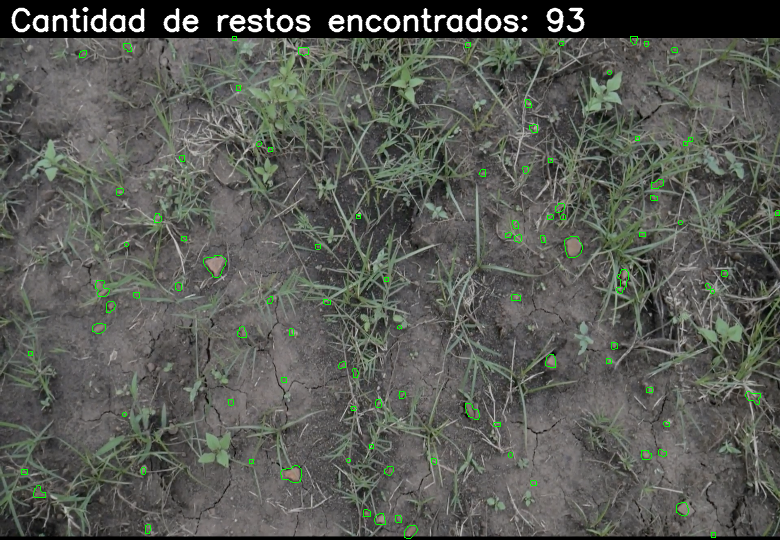
#> input picture assets/results/vasijas/1.png, 780 x 540 px
$ python -i vasijas.py   (imports and definitions only)
#> lines starting #> are read from the running program, lines starting #| are printed output that depends on the picture; after the words box and inside, x2 and y2 are one past the last pixel; in counts of white or black regions, pixels touching at a corner belong together
### utils/utils.py
import cv2
import numpy as np

def resize_image(image, width, height):
    return cv2.resize(image, (width, height), interpolation=cv2.INTER_LINEAR)

# Función para convertir HEX a BGR
def hex_to_bgr(hex_color):
    hex_color = hex_color.lstrip('#')
    rgb = tuple(int(hex_color[i:i+2], 16) for i in (0, 2, 4))
    return (rgb[2], rgb[1], rgb[0])  # Cambiar el orden a BGR

# Función para convertir BGR a HSV
def bgr_to_hsv(bgr_color):
    bgr_array = np.uint8([[bgr_color]])  # Crear un arreglo 2D
    hsv_color = cv2.cvtColor(bgr_array, cv2.COLOR_BGR2HSV)[0][0]  # Convertir a HSV
    return hsv_color

# Función para convertir HEX a HSV
def hex_to_hsv(hex_color):
    bgr_color = hex_to_bgr(hex_color)  # Convertir HEX a BGR
    hsv_color = bgr_to_hsv(bgr_color)  # Convertir BGR a HSV
    return hsv_color

# Función para generar un rango de colores
def generate_color_range(hex_color, hue_offset=10, saturation_offset=50, value_offset=50):
    base_hsv = hex_to_hsv(hex_color)  # Obtener el color base en HSV
    lower_bound = np.array([
        max(0, base_hsv[0] - hue_offset),   # Limite inferior para el matiz (H)
        max(0, base_hsv[1] - saturation_offset),  # Limite inferior para la saturación (S)
        max(0, base_hsv[2] - value_offset)  # Limite inferior para el valor (V)
    ])
    upper_bound = np.array([
        min(179, base_hsv[0] + hue_offset),  # Limite superior para el matiz (H)
        min(255, base_hsv[1] + saturation_offset),  # Limite superior para la saturación (S)
        min(255, base_hsv[2] + value_offset)  # Limite superior para el valor (V)
    ])
    return lower_bound, upper_bound

### vasijas/vasijas.py
"""
Module for vessel recognition and analysis in archaeological images.
This module provides functionality to detect and analyze vessel fragments
in images using color-based segmentation and contour analysis.
"""

import os
import cv2
import numpy as np
from utils import utils
from pathlib import Path


class VesselAnalyzer:
    """
    Class for analyzing and detecting vessel fragments in archaeological images.
    """
    def __init__(self, target_color=None):
        """
        Initialize the VesselAnalyzer.

        Args:
            target_color (str, optional): Target color in hex format (e.g., '#A98876').
                                         Defaults to None.
        """
        self.target_color = target_color or '#A98876'  # Default terracotta color
        self.image = None
        self.hsv_image = None
        self.mask = None
        self.contours = []
        self.filtered_contours = []

    def load_image(self, image_path):
        """
        Load an image for analysis.

        Args:
            image_path (str): Path to the image file.

        Returns:
            bool: True if image was loaded successfully, False otherwise.
        """
#> called with image_path = '../assets/results/vasijas/1.png'
        try:
            # Read image
            self.image = cv2.imread(image_path)
#> self.image is the input picture: shape (540, 780, 3); mean B, G, R 85, 91.1, 88.7

            # Verify that the image was loaded correctly
            if self.image is None:
                print(f"Error: Could not load image: {image_path}")
                return False

            # Convert to HSV
            self.hsv_image = cv2.cvtColor(self.image, cv2.COLOR_BGR2HSV)
#> self.hsv_image: shape (540, 780, 3); mean H, S, V 42.9, 19.3, 92.7

            return True
        except Exception as e:
            print(f"Error loading image: {str(e)}")
            return False

    # [8 lines left out: function set_target_color, not called in this run]

    def create_color_mask(self, hue_offset=10, saturation_offset=50, value_offset=50):
        """
        Create a mask for the specified target color.

        Args:
            hue_offset (int, optional): Hue range offset. Defaults to 10.
            saturation_offset (int, optional): Saturation range offset. Defaults to 50.
            value_offset (int, optional): Value range offset. Defaults to 50.

        Returns:
            numpy.ndarray: Binary mask highlighting areas matching the target color.
        """
#> called with hue_offset = 10, saturation_offset = 50, value_offset = 50
        if self.hsv_image is None:
            print("Error: No image loaded")
            return None

        try:
            # Get color range
            lower_bound, upper_bound = utils.generate_color_range(
                self.target_color, hue_offset, saturation_offset, value_offset
            )

            # Create mask
            self.mask = cv2.inRange(self.hsv_image, lower_bound, upper_bound)
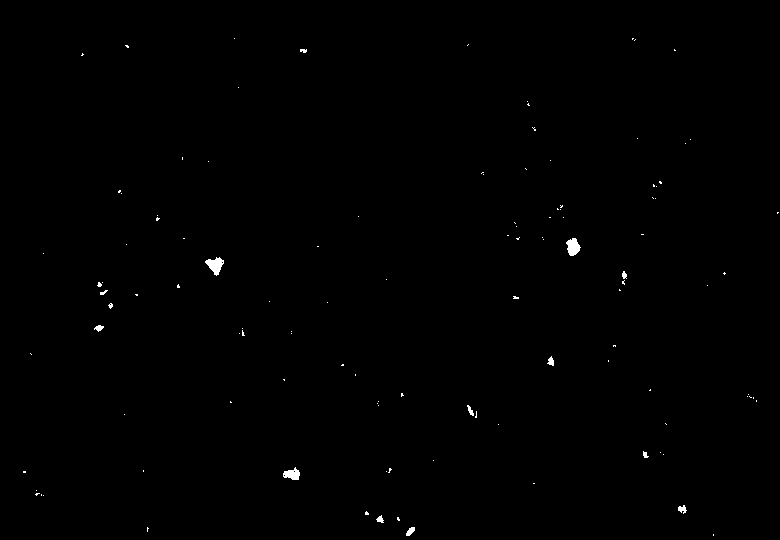
#> self.mask: shape (540, 780); 0.29% white; 115 white regions (102 under 20 px), largest, box (x1, y1, x2, y2) and area: (205, 257, 224, 276) 197, (566, 238, 581, 256) 180, (283, 467, 300, 480) 142

            return self.mask
        except Exception as e:
            print(f"Error creating color mask: {str(e)}")
            return None

    def process_mask(self, dilate_iterations=1, erode_iterations=1, blur_size=5):
        """
        Process the mask with morphological operations to improve detection.

        Args:
            dilate_iterations (int, optional): Number of dilation iterations. Defaults to 1.
            erode_iterations (int, optional): Number of erosion iterations. Defaults to 1.
            blur_size (int, optional): Size of Gaussian blur kernel. Defaults to 5.

        Returns:
            numpy.ndarray: Processed mask.
        """
#> called with dilate_iterations = 1, erode_iterations = 1, blur_size = 5
        if self.mask is None:
            print("Error: No mask available. Create a color mask first.")
            return None

        try:
            # Create kernel for morphological operations
            kernel = np.ones((5, 5), np.uint8)

            # Apply dilation
            dilated = cv2.dilate(self.mask, kernel, iterations=dilate_iterations)
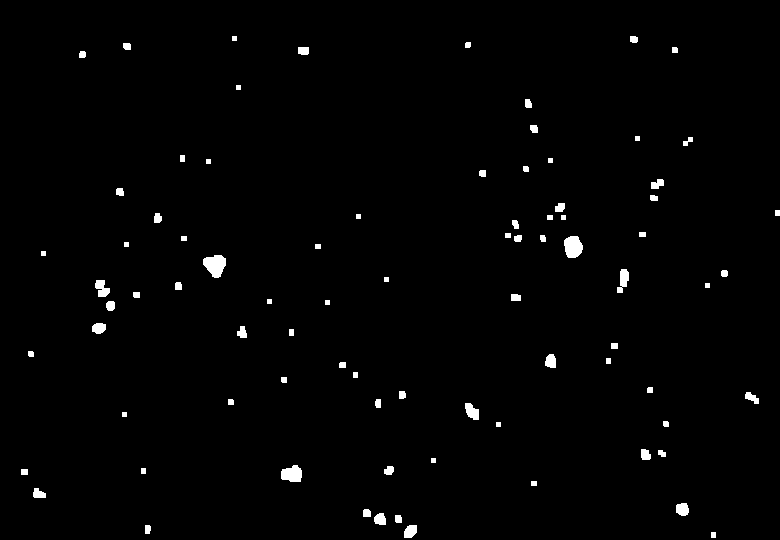
#> dilated: shape (540, 780); 1.3% white; 83 white regions, largest, box (x1, y1, x2, y2) and area: (203, 255, 226, 278) 372, (564, 236, 583, 258) 332, (281, 465, 302, 482) 281

            # Apply erosion
            eroded = cv2.erode(dilated, kernel, iterations=erode_iterations)
#> eroded: shape (540, 780); 0.31% white; 91 white regions (76 under 20 px)

            # Apply Gaussian blur
            smoothed = cv2.GaussianBlur(eroded, (blur_size, blur_size), 0)

            # Update the mask
            self.mask = smoothed

            return self.mask
        except Exception as e:
            print(f"Error processing mask: {str(e)}")
            return None

    def find_contours(self):
        """
        Find contours in the processed mask.

        Returns:
            list: List of contours found in the mask.
        """
        if self.mask is None:
            print("Error: No mask available. Create and process a color mask first.")
            return []

        try:
            # Find contours
            contours, _ = cv2.findContours(self.mask, cv2.RETR_EXTERNAL, cv2.CHAIN_APPROX_SIMPLE)
#> contours = 83 contours, 16 with area under 20; largest, box (x1, y1, x2, y2) and area: (203, 255, 226, 278) 338, (564, 236, 583, 258) 302, (281, 465, 302, 482) 250, (617, 269, 629, 293) 142, (465, 403, 479, 420) 140
            self.contours = contours
#> self.contours has the same summary as contours

            return contours
        except Exception as e:
            print(f"Error finding contours: {str(e)}")
            return []

    def filter_contours(self, min_ratio=0.2, max_ratio=4.0, min_area=10, max_area=1000):
        """
        Filter contours by aspect ratio and area.

        Args:
            min_ratio (float, optional): Minimum aspect ratio. Defaults to 0.2.
            max_ratio (float, optional): Maximum aspect ratio. Defaults to 4.0.
            min_area (int, optional): Minimum contour area. Defaults to 10.
            max_area (int, optional): Maximum contour area. Defaults to 1000.

        Returns:
            list: Filtered contours.
        """
#> called with min_ratio = 0.2, max_ratio = 4, min_area = 10, max_area = 1000
        if not self.contours:
            print("Error: No contours available. Find contours first.")
            return []

        try:
            filtered = []

            for contour in self.contours:
                # Get bounding rectangle
                x, y, w, h = cv2.boundingRect(contour)

                # Calculate aspect ratio
                aspect_ratio = float(w) / h if h != 0 else 0

                # Calculate area
                area = cv2.contourArea(contour)

                # Filter by aspect ratio and area
                if min_ratio <= aspect_ratio <= max_ratio and min_area <= area <= max_area:
                    filtered.append(contour)
#> this loop made 83 passes
#> (x, y, w, h, aspect_ratio, area) on passes 2, 3, 4, 5, 6, 7, 8, 12: (404, 525, 13, 13, 1, 118.5), (145, 525, 6, 9, 0.667, 37), (395, 515, 7, 8, 0.875, 40), (374, 513, 12, 12, 1, 99), (363, 509, 8, 8, 1, 46.5), (676, 503, 13, 13, 1, 120.5), (33, 488, 13, 10, 1.3, 78.5), (384, 466, 10, 9, 1.11, 57.5)
#> after the loop, filtered has the same summary as contours in find_contours

            self.filtered_contours = filtered
#> self.filtered_contours has the same summary as contours in find_contours
            return filtered
        except Exception as e:
            print(f"Error filtering contours: {str(e)}")
            return []

    def draw_contours(self, image=None, color=(0, 255, 0), thickness=1, label=True):
        """
        Draw contours on an image.

        Args:
            image (numpy.ndarray, optional): Image to draw on. If None, uses the original image.
            color (tuple, optional): Color for contours (BGR). Defaults to (0, 255, 0) (green).
            thickness (int, optional): Line thickness. Defaults to 1.
            label (bool, optional): Whether to add a label with the count. Defaults to True.

        Returns:
            numpy.ndarray: Image with contours drawn.
        """
#> called with color = (0, 255, 0), thickness = 1, label = True
        if self.image is None:
            print("Error: No image loaded")
            return None

        if not self.filtered_contours:
            print("Warning: No filtered contours available. Using all contours.")
            contours_to_draw = self.contours
        else:
            contours_to_draw = self.filtered_contours
#> contours_to_draw has the same summary as contours in find_contours

        if not contours_to_draw:
            print("Error: No contours to draw")
            return None

        try:
            # Use provided image or copy the original
            result = image.copy() if image is not None else self.image.copy()

            # Draw contours
            cv2.drawContours(result, contours_to_draw, -1, color, thickness)

            # Add label with count if requested
            if label:
                count = len(contours_to_draw)
#> count = 83
                text = f'Cantidad de restos encontrados: {count}'
#> text = 'Cantidad de restos encontrados: 83'
                cv2.putText(
                    result, text, (10, 30),
                    cv2.FONT_HERSHEY_SIMPLEX, 1, (255, 255, 255), 2, cv2.LINE_AA
                )
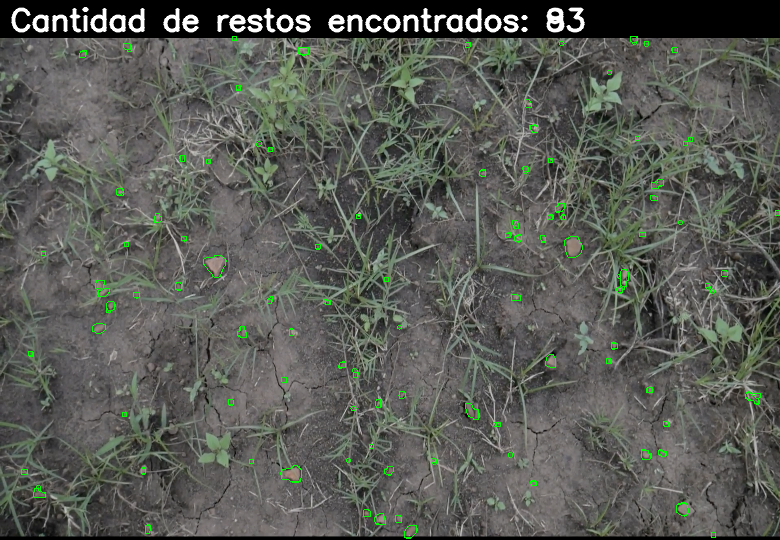
#> result: shape (540, 780, 3); mean B, G, R 85.2, 91.5, 88.8

            return result
        except Exception as e:
            print(f"Error drawing contours: {str(e)}")
            return None

    # [22 lines left out: function save_image, not called in this run]

    def analyze_image(self, image_path, output_folder=None, save_intermediates=False):
        """
        Perform complete analysis on an image.

        Args:
            image_path (str): Path to the image file.
            output_folder (str, optional): Folder to save results. If None, results are not saved.
            save_intermediates (bool, optional): Whether to save intermediate results. Defaults to False.

        Returns:
            dict: Analysis results including count, contours, and result image.
        """
        # Load image
        if not self.load_image(image_path):
            return {'success': False, 'error': 'Failed to load image'}

        # Create output folder if specified
        if output_folder:
            # Get image name without extension
            image_name = os.path.splitext(os.path.basename(image_path))[0]
            image_output_folder = os.path.join(output_folder, image_name)
            os.makedirs(image_output_folder, exist_ok=True)
        else:
            image_output_folder = None

        # Create color mask
        mask = self.create_color_mask()

        # Save HSV image and mask if requested
        if save_intermediates and image_output_folder:
            # Resize for better visualization
            hsv_resized = utils.resize_image(self.hsv_image, 780, 540)
            mask_resized = utils.resize_image(mask, 780, 540)

            self.save_image(hsv_resized, os.path.join(image_output_folder, 'hsv.png'))
            self.save_image(mask_resized, os.path.join(image_output_folder, 'mask.png'))

        # Process mask
        processed_mask = self.process_mask()

        # Save intermediate processing results if requested
        if save_intermediates and image_output_folder:
            # Resize for better visualization
            mask_resized = utils.resize_image(processed_mask, 780, 540)

            # Save different processing stages
            dilated = cv2.dilate(mask_resized, np.ones((5, 5), np.uint8), iterations=1)
            eroded = cv2.erode(dilated, np.ones((5, 5), np.uint8), iterations=1)
            smoothed = cv2.GaussianBlur(eroded, (5, 5), 0)

            self.save_image(dilated, os.path.join(image_output_folder, 'dilated.png'))
            self.save_image(eroded, os.path.join(image_output_folder, 'eroded.png'))
            self.save_image(smoothed, os.path.join(image_output_folder, 'smooth.png'))

        # Find contours
        self.find_contours()

        # Filter contours
        self.filter_contours()

        # Resize original image for visualization
        original_resized = utils.resize_image(self.image, 780, 540)

        # Draw contours
        result_image = self.draw_contours(original_resized)

        # Save result if output folder is specified
        if image_output_folder:
            # Save contour image
            contour_image = self.draw_contours(original_resized, label=False)
            self.save_image(contour_image, os.path.join(image_output_folder, 'contours.png'))

            # Save final result
            self.save_image(result_image, os.path.join(image_output_folder, 'final_result.png'))

        # Return results
        return {
            'success': True,
            'count': len(self.filtered_contours),
            'contours': self.filtered_contours,
            'result_image': result_image,
            'output_folder': image_output_folder
        }

    # [120 lines left out: functions batch_process, filter_contours_by_aspect_ratio, save_image, main, not called in this run]


# [2 lines not run here, left out]

>>> result = VesselAnalyzer().analyze_image('../assets/results/vasijas/1.png')
#> result = 5 items

$ run again, on assets/results/vasijas/5.png
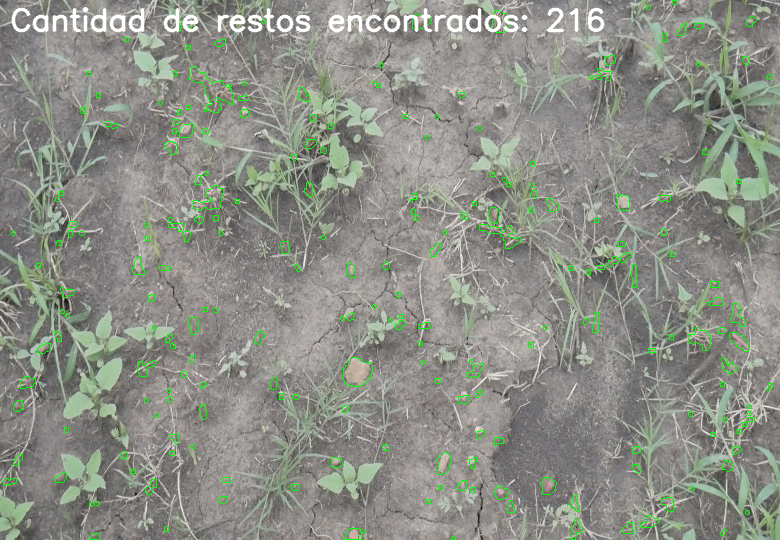
#> input picture assets/results/vasijas/5.png, 780 x 540 px
#> in load_image, self.image is the input picture: shape (540, 780, 3); mean B, G, R 133.9, 143.2, 139.6
#> self.hsv_image: shape (540, 780, 3); mean H, S, V 32.6, 18.2, 145.7
#> in create_color_mask, `self.mask = cv2.inRange(self.hsv_image, lower_bound, upper_bound)`:
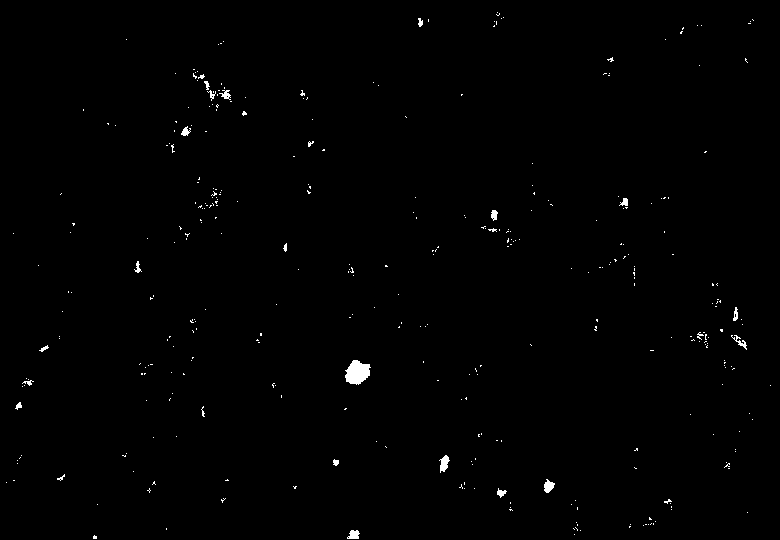
#> self.mask: shape (540, 780); 0.56% white; 353 white regions (330 under 20 px), largest, box (x1, y1, x2, y2) and area: (345, 360, 371, 385) 449, (439, 455, 450, 473) 112, (544, 479, 555, 493) 97
#> dilated: shape (540, 780); 3% white; 175 white regions, largest, box (x1, y1, x2, y2) and area: (191, 67, 234, 113) 754, (343, 358, 373, 387) 678, (193, 186, 224, 211) 386
#> eroded: shape (540, 780); 0.74% white; 220 white regions (184 under 20 px)
#> contours = 175 contours, 49 with area under 20; largest, box (x1, y1, x2, y2) and area: (191, 67, 234, 113) 654, (343, 358, 373, 387) 631, (193, 186, 224, 211) 330, (688, 330, 711, 350) 256, (437, 453, 452, 475) 224
#> self.contours has the same summary as contours
#> the loop in filter_contours, `for contour in self.contours:` made 175 passes
#> (x, y, w, h, aspect_ratio, area) on passes 1, 2, 4: (91, 533, 8, 7, 1.14, 40), (345, 528, 17, 12, 1.42, 154.5), (627, 522, 6, 8, 0.75, 33)
#> after the loop in filter_contours, `for contour in self.contours:`: filtered has the same summary as contours in find_contours
#> self.filtered_contours has the same summary as contours in find_contours
#> contours_to_draw has the same summary as contours in find_contours
#> count = 175
#> text = 'Cantidad de restos encontrados: 175'
#> in draw_contours, `cv2.putText( result, text, (10, 30), cv2.FONT_HERSHEY_SIMPLEX, 1, (255..`:
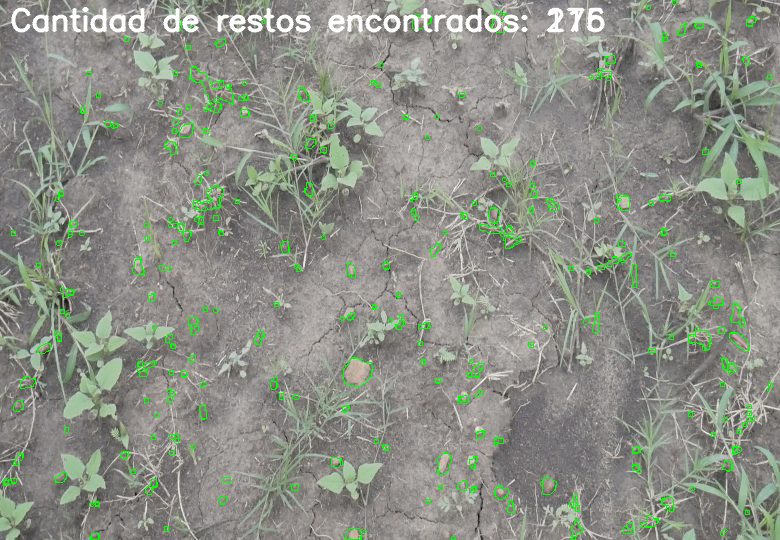
#> result: shape (540, 780, 3); mean B, G, R 133.6, 143.7, 139.2
#> `result = VesselAnalyzer().analyze_image('../assets/results/vasijas/1.p..`: result = 5 items
